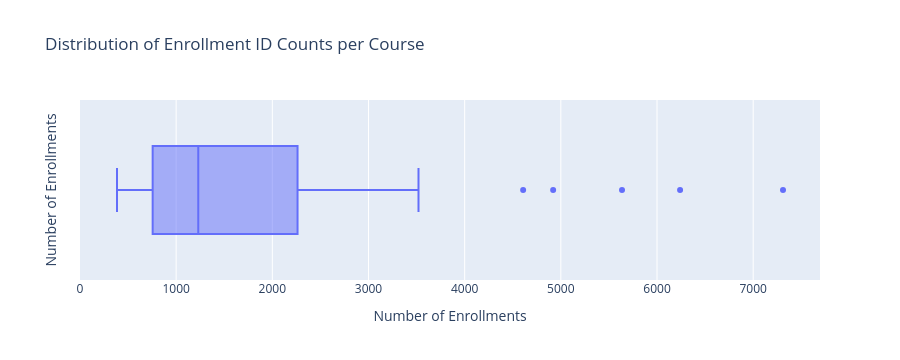

Notebook source saved alongside this figure:
### Markdown cell above
## course_id

### Code cell
# Display the number of unique course IDs
unique_course_ids = df_combined['course_id'].nunique()
print(f"Number of unique course IDs: {unique_course_ids}")

# Aggregate the data by 'course_id' and calculate the number of unique 'enrollment_id' for each course
df_dist_course_id = df_combined.groupby('course_id').agg({'enrollment_id': 'nunique'}).reset_index().sort_values(by='enrollment_id', ascending=False)

# Create a box plot for the distribution of 'enrollment_id'
fig = px.box(df_dist_course_id, 'enrollment_id', title='Distribution of Enrollment ID Counts per Course', labels={'enrollment_id': 'Number of Enrollments'})
fig.update_layout(yaxis_title='Number of Enrollments')
fig.show()

### Figure 1 — Plotly figure (JSON) as saved in the notebook; plotly's stock layout.template omitted (floating-point values rounded to 4 significant figures)
{"data": [{"alignmentgroup": "True", "hovertemplate": "Number of Enrollments=%{x}<extra></extra>", "legendgroup": "", "marker": {"color": "#636efa"}, "name": "", "notched": false, "offsetgroup": "", "orientation": "h", "showlegend": false, "type": "box", "x": [7310, 6240, 5636, 4920, 4608, 3520, 2946, 2808, 2573, 2414, 1807, 1795, 1793, 1666, 1435, 1362, 1322, 1306, 1254, 1230, 1206, 1145, 1079, 887, 858, 855, 846, 832, 767, 752, 707, 707, 703, 649, 625, 527, 466, 453, 385], "x0": " ", "xaxis": "x", "y0": " ", "yaxis": "y"}], "layout": {"autosize": true, "boxmode": "group", "height": 360, "legend": {"tracegroupgap": 0}, "title": {"text": "Distribution of Enrollment ID Counts per Course"}, "xaxis": {"anchor": "y", "autorange": true, "domain": [0, 1], "range": [0.2778, 7695.0], "title": {"text": "Number of Enrollments"}, "type": "linear"}, "yaxis": {"anchor": "x", "autorange": true, "domain": [0, 1], "range": [-0.5, 0.5], "title": {"text": "Number of Enrollments"}, "type": "category"}}}
